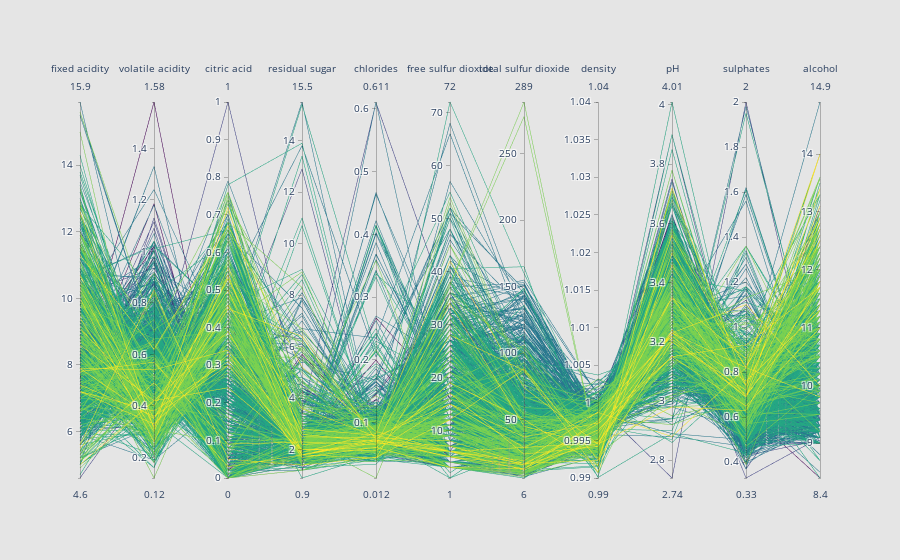

Source (notebook cell):
### Code cell
import plotly
import plotly.graph_objs as go

import pandas as pd 
plotly.offline.init_notebook_mode(connected=True)
df = wine_data

data = [
    go.Parcoords(
        line = dict(color = df['quality']),
        dimensions = list([
            dict(range = [4.6,15.9],
 #               constraintrange = [4,8],
                label = 'fixed acidity', values = df['fixed acidity']),
            dict(range = [0.12,1.58],
                label = 'volatile acidity', values = df['volatile acidity']),
            dict(range = [0,1],
                label = 'citric acid', values = df['citric acid']),
            dict(range = [0.9,15.5],
                label = 'residual sugar', values = df['residual sugar']),
            dict(range = [0.012,.611],
                label = 'chlorides', values = df['chlorides']),
            dict(range = [1,72],
                label = 'free sulfur dioxide', values = df['free sulfur dioxide']),
            dict(range = [6,289],
                label = 'total sulfur dioxide', values = df['total sulfur dioxide']),
            dict(range = [0.99,1.04],
                label = 'density', values = df['density']),
            dict(range = [2.74,4.01],
                label = 'pH', values = df['pH']),
            dict(range = [0.33,2],
                label = 'sulphates', values = df['sulphates']),
            dict(range = [8.4,14.9],
                label = 'alcohol', values = df['alcohol'])
        ])
    )
]

layout = go.Layout(
    plot_bgcolor = '#E5E5E5',
    paper_bgcolor = '#E5E5E5'
)

fig = go.Figure(data = data, layout = layout)
plotly.offline.iplot(fig, filename = 'parcoords-basic')

### Figure 1 — Plotly figure (JSON) as saved in the notebook; plotly's stock layout.template omitted (floating-point values rounded to 4 significant figures; data arrays with more than 128 entries replaced by an {"elided": "..."} marker saying what was removed)
{"data": [{"dimensions": [{"label": "fixed acidity", "range": [4.6, 15.9], "values": {"elided": "1599 float values"}}, {"label": "volatile acidity", "range": [0.12, 1.58], "values": {"elided": "1599 float values"}}, {"label": "citric acid", "range": [0, 1], "values": {"elided": "1599 float values"}}, {"label": "residual sugar", "range": [0.9, 15.5], "values": {"elided": "1599 float values"}}, {"label": "chlorides", "range": [0.012, 0.611], "values": {"elided": "1599 float values"}}, {"label": "free sulfur dioxide", "range": [1, 72], "values": {"elided": "1599 float values"}}, {"label": "total sulfur dioxide", "range": [6, 289], "values": {"elided": "1599 float values"}}, {"label": "density", "range": [0.99, 1.04], "values": {"elided": "1599 float values"}}, {"label": "pH", "range": [2.74, 4.01], "values": {"elided": "1599 float values"}}, {"label": "sulphates", "range": [0.33, 2], "values": {"elided": "1599 float values"}}, {"label": "alcohol", "range": [8.4, 14.9], "values": {"elided": "1599 float values"}}], "line": {"color": {"elided": "1599 int values"}}, "type": "parcoords"}], "layout": {"paper_bgcolor": "#E5E5E5", "plot_bgcolor": "#E5E5E5"}}
